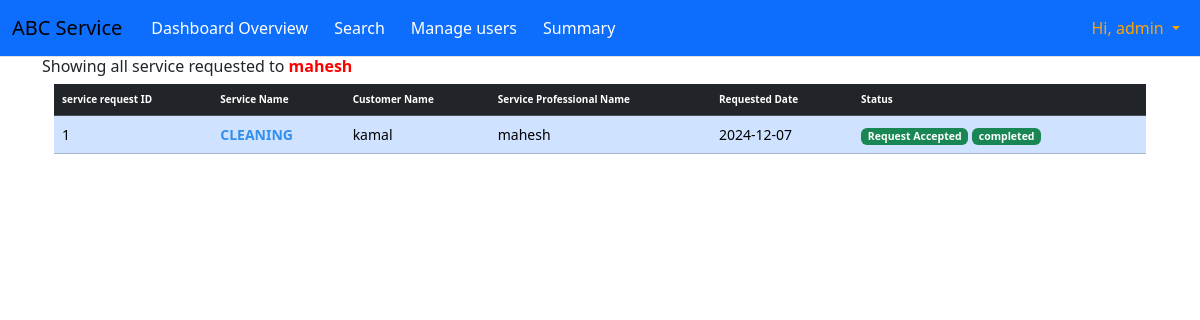
Screenshot of /admin/service_requested_to_service_professional_route/1 (signed in) with the database file from the repository.
### backend_dir/model.py (models this page shows)
class clsUsers(db.Model):
    __tablename__ = 'tblUsers'
    user_id_col = db.Column(db.Integer, primary_key=True, autoincrement=True)
    user_name_col = db.Column(db.String, nullable=False)
    email_col = db.Column(db.String, unique=True, nullable=False)
    password_col = db.Column(db.String, nullable=False)
    user_type_col = db.Column(db.String, nullable=False)  # e.g., 'admin', 'customer', 'service_professional'
    date_registered_col = db.Column(db.String)
    block_status_col = db.Column(db.String(50), nullable=False, default='unblocked/active')
    customer_table = db.relationship(
                                        "clsCustomers",
                                        cascade="all", #If a  record of clsUsers is deleted, the associated  record in clsCustomers will also be deleted automatically,
                                        back_populates="users_table",   # if you have a clsCustomers object, you can access the associated clsUsers object using customer.users_table).
                                        uselist=False, #one-to-one relationship a record in clsUsers can have only 1 record in clsCustomers
                                        lazy=True
                                    )
    service_professional_table = db.relationship(
                                                    "clsServiceProfessionals",
                                                    cascade="all",
                                                    back_populates="users_table",   # Enables access to the associated clsUsers record as service_professional.user
                                                    uselist=False,
                                                    lazy=True
                                                )
    block_history_table = db.relationship('clsBlockHistory', backref='users_table', lazy=True)

class clsServiceRequests(db.Model):
    __tablename__ = 'tblServiceRequests'
    service_request_id_col = db.Column(db.Integer, primary_key=True, autoincrement=True)
    customer_id_col = db.Column(db.Integer, db.ForeignKey('tblCustomers.customer_id_col'), nullable=False)
    service_professional_id_col=db.Column(db.Integer, db.ForeignKey('tblServiceProfessionals.serviceProfessional_id_col'), nullable=False)
    service_id_col = db.Column(db.Integer, db.ForeignKey('tblServices.service_id_col'), nullable=False)
    date_of_service_wanted_col = db.Column(db.String, nullable=False)
    completion_status_col = db.Column(db.String(50), default='not completed')  # Pending, In Progress, Completed
    customers_remarks_instruction_col = db.Column(db.Text, nullable=True)
    is_accepted_by_service_professional_col=db.Column(db.Boolean)
    customers_table = db.relationship(
                                        "clsCustomers",
                                        back_populates="service_requests_table",
                                        uselist=False,
                                        lazy=True,
                                        cascade="all"
                                    )
    services_table = db.relationship(
                                        "clsServices",
                                        back_populates="service_requests_table",
                                        uselist=False,
                                        lazy=True,
                                        cascade="all"
                                    )
    service_professionals_table = db.relationship(
                                        "clsServiceProfessionals",
                                        back_populates="service_requests_table",
                                        uselist=False,
                                        lazy=True,
                                        cascade="all"
                                    )
    review_rating_table = db.relationship(
                                            'clsReviewRating',
                                            back_populates='service_request_table',
                                            lazy=True,
                                            uselist=True  # Allow multiple reviews for each service request
                                        )

class clsServices(db.Model):
    __tablename__ = 'tblServices'
    service_id_col = db.Column(db.Integer, primary_key=True, autoincrement=True)
    service_name_col = db.Column(db.String(150), nullable=False, unique=True)
    base_price_col = db.Column(db.Float, nullable=False)
    time_required_col = db.Column(db.Integer)
    description_col = db.Column(db.Text)
    service_professional_table = db.relationship(
                                                    "clsServiceProfessionals",
                                                    back_populates="services_table",
                                                    uselist=False, # forces 1-to-1
                                                    lazy=True,
                                                    cascade="all"
                                                )
    cart_table = db.relationship(
                                    "clsCart",
                                    back_populates="services_table",  # Link to the services_table in clsCart
                                    lazy=True,
                                    uselist=True,
                                    cascade="all"
                                )
    service_requests_table = db.relationship(
                                                "clsServiceRequests",
                                                back_populates="services_table",
                                                uselist=False,
                                                cascade="all",
                                                lazy=True
                                            )

### backend_dir/controllers.py (the view)
@myApp.route('/admin/service_requested_to_service_professional_route/<int:serviceProfessional_id>', methods=['GET'])
def service_requested_to_service_professional(serviceProfessional_id):
    if is_user_is_Admin()==True:  # Ensure only admin can access this route
        that_service_professional = db.session.query(clsServiceProfessionals).filter(clsServiceProfessionals.serviceProfessional_id_col==serviceProfessional_id).first()
        if that_service_professional !=None:
            service_requests_requested_to_that_service_professional=db.session.query(clsServiceRequests).filter(clsServiceRequests.service_professional_id_col==serviceProfessional_id).all()
            if service_requests_requested_to_that_service_professional !=None:
                return render_template('admin_dir/service_requested_to_service_professional.html',
                                       that_service_professional=that_service_professional,
                                    service_requests_requested_to_that_service_professional=service_requests_requested_to_that_service_professional)
            else:
                return render_template('admin_dir/service_requested_to_service_professional.html',
                                       that_service_professional=that_service_professional,
                                   service_requests_requested_to_that_service_professional=service_requests_requested_to_that_service_professional)
        else:
            return render_template('admin_dir/service_requested_to_service_professional.html',
                                   error_msg=f"Service Professional with service Professional id {serviceProfessional_id} not found in database.It might be deleted by some other admin at the time you tried to delete him"
                                   )
    else:
        return render_template('login.html', error_msg_data="You are not authorized to access this page.")

### backend_dir/controllers.py (called while the page is built)
def is_user_is_Admin():
    if session.get('user_type_session') == 'admin':
        return True
    else:
        return False

### templates/admin_dir/service_requested_to_service_professional.html
{% extends "admin_dir/admin_layout.html" %}
{% block content %}
<div class="container">
    {% if that_service_professional !=None: %}
        <h6>Showing all service requested to <strong style="color:red;">{{that_service_professional.users_table.user_name_col}}</strong> </h6>
        <div class="container">
            {% if service_requests_requested_to_that_service_professional !=None: %}
                <table class="table table-primary" style="font-size:14px;">
                    <thead class="table-dark" style="font-size:10px;">
                        <tr>
                            <th>service request ID</th>
                            <th>Service Name</th>
                            <th>Customer Name</th>
                            <th>Service Professional Name</th>
                            <th>Requested Date</th>
                            <th>Status</th>
                        </tr>
                    </thead>
                    <tbody>
                        {% for services_request in service_requests_requested_to_that_service_professional %}
                            <tr>
                                <td>{{ services_request.service_request_id_col }}</td>
                                <td><strong style="color:rgb(49, 143, 238);">{{ services_request.services_table.service_name_col |upper}}</strong></td>
                                <td>{{ services_request.customers_table.users_table.user_name_col }}</td>
                                <td>{{ services_request.service_professionals_table.users_table.user_name_col }}</td>
                                <td>{{ services_request.date_of_service_wanted_col }}</td>
                                <td>
                                    {% if services_request.is_accepted_by_service_professional_col == True:  %}
                                        <span class="badge text-bg-success">Request Accepted</span>
                                        {% if services_request.completion_status_col == 'not completed': %}
                                            <span class="badge text-bg-warning">{{services_request.completion_status_col}}</span>
                                        {% elif services_request.completion_status_col == 'completed': %}
                                            <span class="badge text-bg-success">{{services_request.completion_status_col}}</span>
                                        {% endif %}
                                    {% elif services_request.is_accepted_by_service_professional_col == False: %}
                                            <span class="badge text-bg-danger">Request Denied</span>
                                    {% endif %}
                                </td>
                            </tr>
                        {% endfor %}
                    </tbody>
                </table>
            {% else: %}
                <p>No service requests found for this service professional</p>
            {% endif %}
        </div>
    {% endif %}
</div>
{% endblock %}

### static/stylesheet/style.css (style rules this page uses)
body { margin: 0; padding: 0; }

### rows the page displays
clsUsers: users_table.user_name_col "mahesh"
clsServiceRequests: service_request_id_col "1", services_table.service_name_col "CLEANING", customers_table.users_table.user_name_col "kamal", service_professionals_table.users_table.user_name_col "mahesh", date_of_service_wanted_col "2024-12-07", completion_status_col "completed"

### other values shown
{{ session['user_type_session'] }} "admin"
